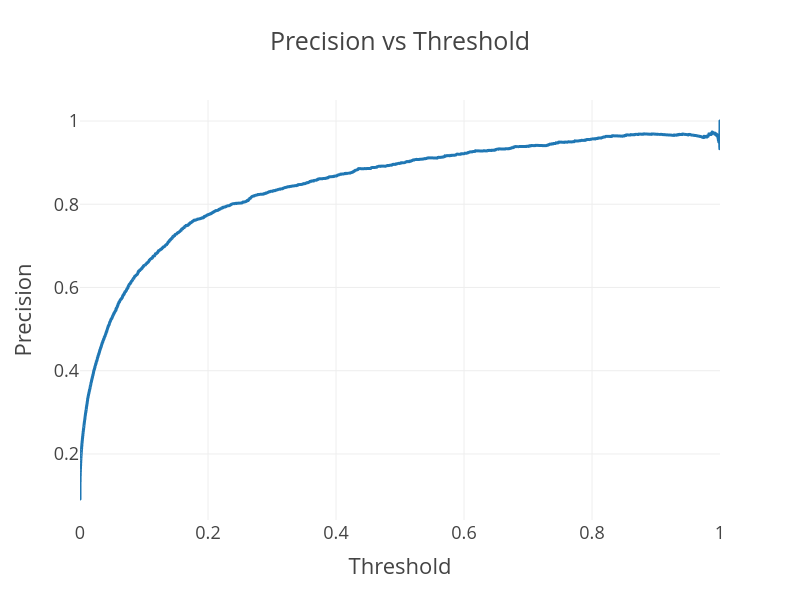

Notebook cell for this chart:
### Code cell
# Precision vs Threshold
px.line(df, x='Threshold', y='Precision', title='Precision vs Threshold', width=800, height=600)

### Figure 1 — Plotly figure (JSON) as saved in the notebook; plotly's stock layout.template omitted (floating-point values rounded to 4 significant figures; data arrays with more than 128 entries replaced by an {"elided": "..."} marker saying what was removed)
{"data": [{"hovertemplate": "Threshold=%{x}<br>Precision=%{y}<extra></extra>", "legendgroup": "", "line": {"color": "#1F77B4", "dash": "solid"}, "marker": {"symbol": "circle"}, "mode": "lines", "name": "", "showlegend": false, "type": "scattergl", "x": {"elided": "17500 float values"}, "xaxis": "x", "y": {"elided": "17500 float values"}, "yaxis": "y"}], "layout": {"height": 600, "legend": {"tracegroupgap": 0}, "title": {"text": "Precision vs Threshold"}, "width": 800, "xaxis": {"anchor": "y", "domain": [0, 1], "title": {"text": "Threshold"}}, "yaxis": {"anchor": "x", "domain": [0, 1], "title": {"text": "Precision"}}}}
